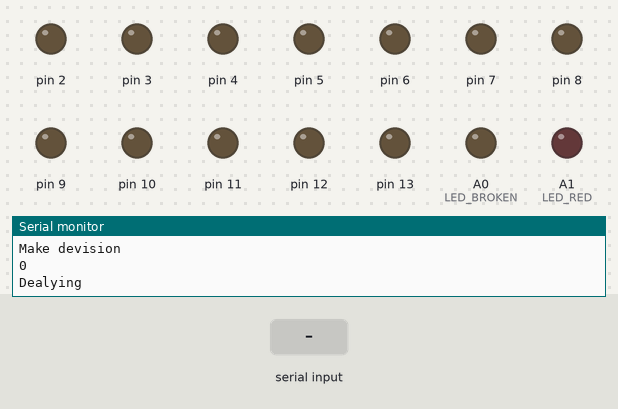
A sketch run on a simulated Arduino Uno, built with avr-gcc and run on an emulated ATmega328P. Shown: output pins drawn as LEDs (lit = HIGH), the last lines printed to the serial monitor. Dashed ring = blinking. The inputs (shaded band) are chosen by the test bench.

Above: at 1.2 s.
1.3 s: "90,45\n" received over Serial
At 2.8 s:
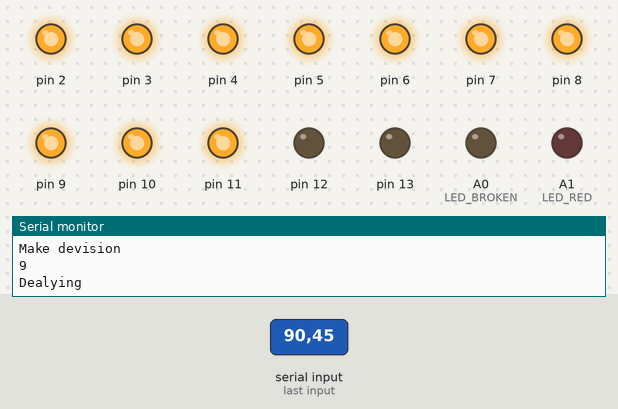
4.3 s: "30,150\n" received over Serial
At 6.3 s:
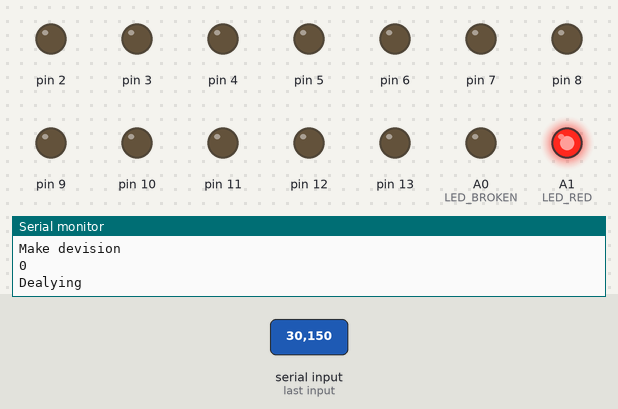
7.3 s: "90\n" received over Serial
At 8.5 s:
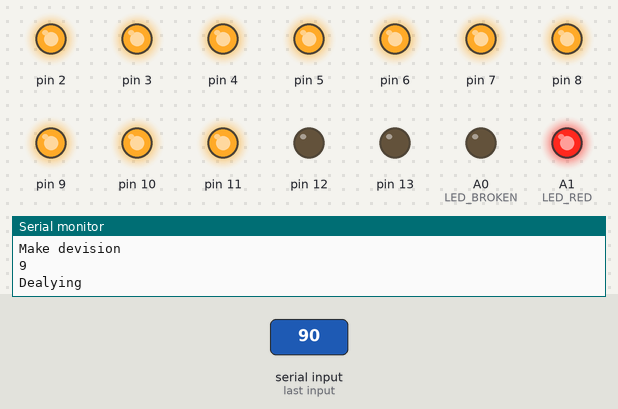
10.3 s: "200\n" received over Serial
At 11.7 s:
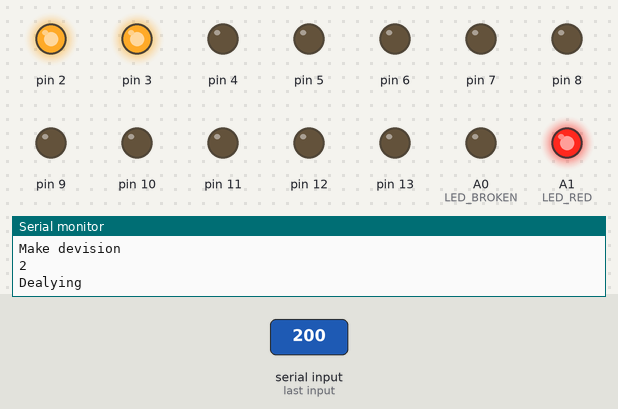
13.3 s: "30,150\n" received over Serial
At 14.9 s:
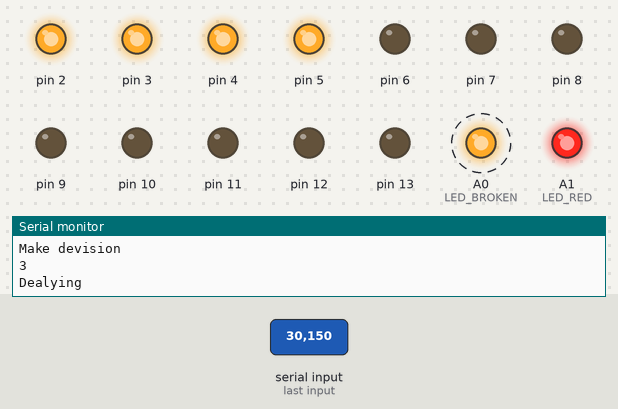
16.3 s: "1" received over Serial
At 18.9 s:
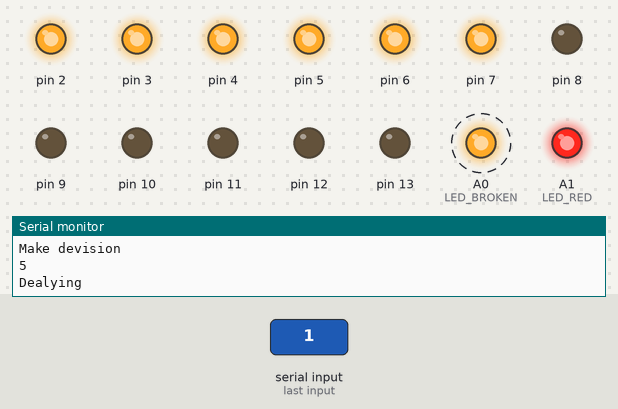
Timing chart, 0 to 20.3 s (numbered marks = the images above; inputs shaded):
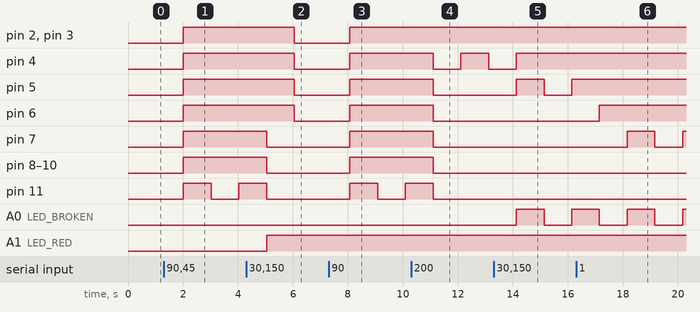

The sketch:

arduino_uno.ino
```cpp
const int LED_GREEN = A3;
const int LED_YELLOW = A2;
const int LED_RED = A1;
const int LED_BROKEN = A0;

void setup() {
  // set the digital pin as output:
  pinMode(0, OUTPUT);
  pinMode(1, OUTPUT);
  pinMode(2, OUTPUT);
  pinMode(3, OUTPUT);
  pinMode(4, OUTPUT);
  pinMode(5, OUTPUT);
  pinMode(6, OUTPUT);
  pinMode(7, OUTPUT);
  pinMode(8, OUTPUT);
  pinMode(9, OUTPUT);
  pinMode(10, OUTPUT);
  pinMode(11, OUTPUT);
  pinMode(12, OUTPUT);
  pinMode(13, OUTPUT);
  pinMode(A0, OUTPUT);
  pinMode(A1, OUTPUT);
  pinMode(A2, OUTPUT);
  pinMode(A3, OUTPUT);
  pinMode(A4, OUTPUT);
  pinMode(A5, OUTPUT);
  Serial.begin(9600);
}


long currentProgress = 0;
int lastBuildState = 2;
int currentBuildState = 0;
int GR_STATE = LOW;
int YE_STATE = LOW;
int RE_STATE = LOW;
int broken = 0;
int currentBlinkState = LOW;

void loop()
{
  while(true) {
  Serial.flush();
  Serial.println("Starting loop");
  if(Serial.available()>=4)
  {
    Serial.println("Data avail");
    // reading percentage
    String percentString = String("");
    char inChar;
    for(int j=0;j<2;j++) {
      inChar = Serial.read();
      if(inChar != '0') {
        percentString += inChar;
      }
    }
    if(percentString != "") {
      currentProgress = percentString.toInt();
    } else {
      currentProgress = 0;
    }
    Serial.print(percentString);
    //reading current running build state
    inChar = Serial.read();
    switch(inChar) {
      case '1':
          GR_STATE = HIGH;
          YE_STATE = LOW;
          RE_STATE = LOW;
          lastBuildState = '1';
      break;
      case '2':
          GR_STATE = LOW;
          YE_STATE = HIGH;
          RE_STATE = LOW;
      break;
      case '3':
          GR_STATE = LOW;
          YE_STATE = LOW;
          RE_STATE = HIGH;
          lastBuildState = '3';
      break;
    }
    Serial.print(inChar);
    // no running builds,
    if(inChar == '2') {
       if(lastBuildState == '1'){
         GR_STATE = HIGH;
       }
       if(lastBuildState == '3') {
         RE_STATE = HIGH;
       }
    }

    inChar = Serial.read();
    if(inChar == '1') {
      broken = 1;
    }
    Serial.print(inChar);
  }
  Serial.println("After data");

  digitalWrite(LED_GREEN, GR_STATE);
  digitalWrite(LED_YELLOW, YE_STATE);
  digitalWrite(LED_RED, RE_STATE);

  if(broken != 1) {
    digitalWrite(LED_BROKEN, LOW);
  }

  if(currentBlinkState == LOW) {
      currentBlinkState = HIGH;
    } else {
      currentBlinkState = LOW;
  }


  if(broken == 1) {
    digitalWrite(LED_BROKEN, currentBlinkState);
  }
  Serial.println("Make devision");
  Serial.println(currentProgress);
  for(long i=2;i<13;i++)
  {
    if(i<currentProgress+2) {
      digitalWrite(i,HIGH);
    } else
    if((i==currentProgress+2) && (currentProgress != 0) ) {
      digitalWrite(i,currentBlinkState);
    } else {
      digitalWrite(i,LOW);
    }

  }
  Serial.println("Dealying");
  delay(1000);
    Serial.println("Done");
}
}
```

Measured:
- after the input at 1.3 s, pin 2–10: LOW → HIGH after 0.71 s; pin 11: LOW → HIGH after 0.71 s, → LOW 1.0 s later, → HIGH 1.0 s later
- after the input at 4.3 s, pin 2–6: HIGH → LOW after 1.8 s; pin 7–10: HIGH → LOW after 0.74 s; pin 11: goes on until 5.0 s, then stays LOW; A1 (LED_RED): LOW → HIGH after 0.74 s
- after the input at 7.3 s, pin 2–10: LOW → HIGH after 0.77 s; pin 11: LOW → HIGH after 0.77 s, → LOW 1.0 s later, → HIGH 1.0 s later
- after the input at 10.3 s, pin 4: HIGH → LOW after 0.80 s, → HIGH 1.0 s later, → LOW 1.0 s later; pin 5–10: HIGH → LOW after 0.80 s; pin 11: goes on until 11.1 s, then stays LOW
- after the input at 13.3 s, pin 4: goes on until 14.1 s, then stays HIGH; pin 5, A0 (LED_BROKEN): LOW → HIGH after 0.82 s, → LOW 1.0 s later, → HIGH 1.0 s later
- after the input at 16.3 s, pin 5: stops changing and stays HIGH; pin 6: LOW → HIGH after 0.85 s; pin 7: LOW → HIGH after 1.9 s, → LOW 1.0 s later, → HIGH 1.0 s later
